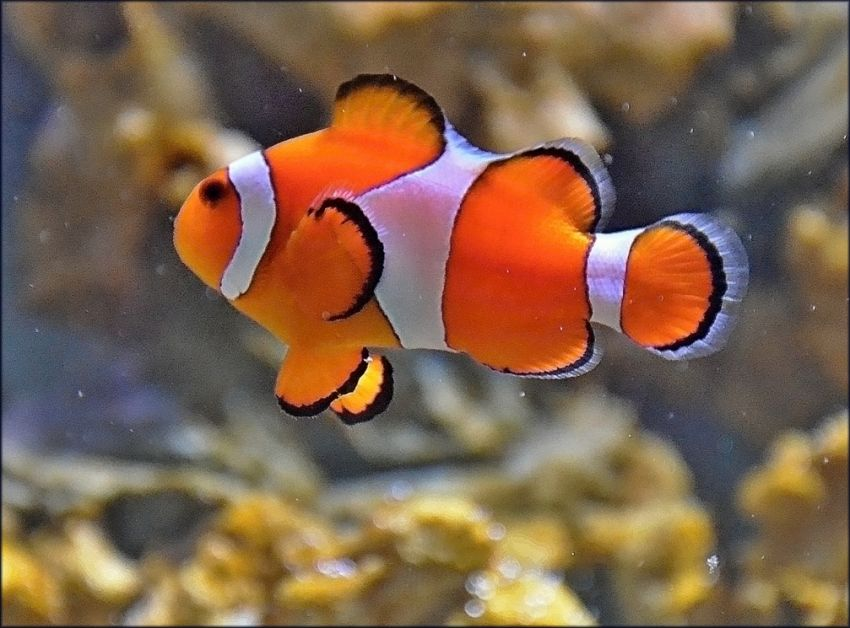
#> input picture cv2/Data/fish.jpg, 850 x 628 px
$ jupyter execute Lab_02_task.ipynb
#> lines starting #> are read from the running program, lines starting #| are printed output that depends on the picture
# MPA-MLF, Lab 2 - K-means

K-means is one of the most popular unsupervised machine learning algorithms, well known for its simplicity. This algorithm aims to separate unlabeled data into different clusters(subgroups) with the number of clusters represented by the variable *K*. Data points in the same cluster are very similar, while data points in different clusters are very different. The similarity of data is based on some similarity metric, where the similarity metric can be distance-based, correlation-based, etc.

In our case, we will use distance-based metrics. Any distance-based metrics for numeric variables can be employed, for example:
 - Euclidean distance
 - Manhattan distance
 - Cosine similarity

There is an example how K-means works:

1. Imagine you have a bunch of dots scattered on a piece of paper. These dots represent data points, and the goal of the k-means algorithm is to group similar dots into clusters

2. To start, you randomly select *k* dots from the scatter plot and assign each one to be the center of a cluster. These *k* dots are called centroids.

3. Then, you calculate the distance between each dot and each centroid and assign each dot to the closest centroid, effectively grouping the dots into k clusters.

4. Next, you recalculate the centroid of each cluster by finding the average position of all the dots in that cluster.

5. Repeat steps 3 and 4 until the centroids no longer change, meaning the clusters have stabilized.

6. Finally, the algorithm outputs the k clusters and the corresponding centroids.

In our case, we would use a Euclidian distance as a metric. Mathematically speaking, the goal would be to minimalize the following objective function:

where:
   - *k* represents number of clusters (groups)
   - *m* represents number of points
   - u_k represents centroids
   - x_i represents data point
   - w_ik represents weight where wik=1 for data point xi if it belongs to cluster k; otherwise, wik=0.

There are some typical applications of using k-means:
- Customer Segmentation: k-means can segment customers based on their demographic information or purchase behavior. This information can then be used for targeted marketing or to improve the customer experience.

- Image Compression: k-means can reduce the number of colors in an image while preserving its visual quality. This is done by replacing similar color pixels with a single color, thereby reducing the amount of data required to represent the image.

- Anomaly Detection: k-means can be used to identify outliers or anomalies in a dataset by clustering similar data points and identifying data points far from the centroids of their respective clusters.

- Document Clustering: k-means can cluster documents based on their content, for example, to group news articles by topic or categorize customer support tickets.

- Market Segmentation: k-means can be used to segment a market based on customer characteristics, such as age, income, or spending habits, in order to identify subgroups of customers with similar needs or preferences.

Recomended sources:
 - https://towardsdatascience.com/log-book-guide-to-distance-measuring-approaches-for-k-means-clustering-f137807e8e21
 - https://towardsdatascience.com/understanding-k-means-clustering-in-machine-learning-6a6e67336aa1
 - https://realpython.com/k-means-clustering-python/
 - https://medium.com/@rishit.dagli/build-k-means-from-scratch-in-python-e46bf68aa875
 - https://towardsdatascience.com/k-means-clustering-algorithm-applications-evaluation-methods-and-drawbacks-aa03e644b48a
 - https://scikit-learn.org/stable/modules/generated/sklearn.cluster.KMeans.html

# Exercise 1 - K-means from scratch

## Implementing K-means

In this exercise, the task would be to implement a simple k-means algorithm from scratch, as described above. Let's rewrite the steps to be more readily implementable

### Steps:
  1. Specify the number of clusters *K*
  2. initialize centroids
  3. calculate the distance from centroids to all points in datasets
  4. assign data points to the closest centroids
  5. calculate objective function
  6. compute new centroids to the clusters by taking the average of all data points that belong to each cluster
  7. repeat steps 2-6. until there is no change in objective function or until the maximum n of iterations is reached

Tips:
- Try to avoid using loops what if it is not necessary, instead of using loops, use numpy functions. There is a list of numpy functions that you might find usefull:
    - np.argmin()
    - np.where()
    - np.transpose()
    - np.random.permutation()
    - np.random.schuffle()
    - np.linalg.norm()
    - np.arange()
    - np.split()
    - np.random.choice()

- Since the initial clusters are selected randomly, so the algorithm can lead to different results each time its runned. To obtain the best results, it is helpful to run the algorithm multiple times and select result with the lowest objective function

[cell 1]
import matplotlib.pyplot as plt
import copy
import numpy as np

### 0. Generate dataset

To generate a dataset. You can use a function provided in the following block or you can create your own

[cell 2]
def split_points(points: np.array, n_of_point_groups: int) -> np.array:
#> called with points = array of shape (60, 2), n_of_point_groups = 3
    changed_points = copy.copy(points)
    index = np.arange(len(points))
    groups_index = np.split(index, n_of_point_groups)

    for id_group,group_index in enumerate(groups_index):
        changed_points[group_index] = points[group_index] + 5*id_group

    return changed_points


#generate points

n_of_points = 60
points = np.random.rand(n_of_points,2) * 5
points = split_points(points, 3)

plt.figure()
plt.scatter(points[:,0],points[:,1])
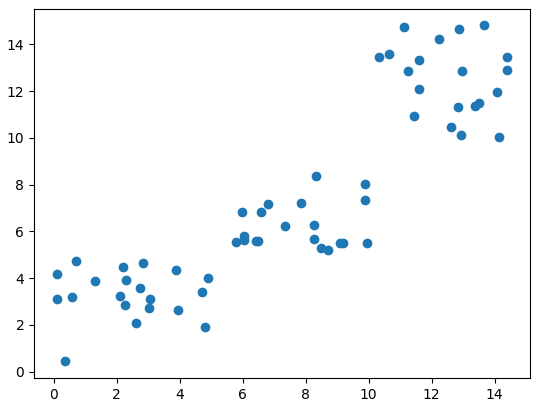
#> figure drawn by matplotlib, 1 panel

### 1. Specify number of clusters *K*

[cell 3]
k = 3

### 2. initialize centroids

There are more techniques, on how to change initial centroids. In out case, we will take all available points and shuffle them randomly, then we will choose first *k* points as initial centroids

[cell 4]
def initialize_clusters(points: np.array, k_clusters: int) -> np.array:
    index = np.arange(points.shape[0])
    np.random.shuffle(index)
    req_index = index[:k_clusters]
    m_points = points[req_index]
    return m_points

centroids = initialize_clusters(points,k)

### 3. Calculate distance from centroids to all points in datasets

3.1 Fistly, create a function to calculate distance from one centroid to all points in the dataset

[cell 5]
def calculate_metric(points: np.array, centroid: np.array) -> np.array:
    metric = np.square(np.linalg.norm(points-centroid, axis=1))
    return metric

calculate_metric(points, centroids[1])

3.2 Secondly, create a function to calculate distance between points and all centroids using function from 3.1

[cell 6]
def compute_distances(points: np.array, centroids_points: np.array) -> np.array:
    distance = np.asarray([calculate_metric(points, centroid) for centroid in centroids_points])
    return distance

#compute_distances(points, centroids)
#distance = compute_distances(points, centroids)

#print(distance.shape)

### 4. Assign datapoints to the closest centroids

[cell 7]
def assign_centroids(distances: np.array) -> np.array:
    assign = np.argmin(distances, axis=0)
    return assign

#assign_clusters = assign_centroids(distance)

### 5. Calculate objective function

[cell 8]
def calculate_objective(cluster_belongs: np.array, distances: np.array) -> np.array:
    sum_objective = np.sum(distances.T[np.arange(len(distances.T)), cluster_belongs])
    return sum_objective

#calculate_metric(assign_clusters, distances)

### 6. Compute new controids to the clusters by taking the average of the all data points that belong to each cluster

[cell 9]
def calculate_new_centroids(points: np.array, clusters_belongs: np.array, n_of_clusters: int) -> np.array:
    new_clusters = []
    for cluster_id in range(n_of_clusters):
        j = np.where(clusters_belongs == cluster_id)
        points_sel = points[j]
        new_clusters.append(np.mean(points_sel, axis=0))
    return np.array(new_clusters)

###   7. repeat steps 2-6. until there is no change in objective function or until the maximum n of iterations is reached

[cell 10]
def fit(points: np.array, n_of_centroids: int, n_of_oterations: int, error: float = 0.001) -> tuple:
#> called with points = array of shape (60, 2), n_of_centroids = 3, n_of_oterations = 1000, error = 0.001
    centroid_points = initialize_clusters(points, n_of_centroids)
    last_objective = 10000

    for _ in range(n_of_oterations):
        distance = compute_distances(points, centroid_points)
        cluster_belong = np.argmin(distance, axis=0)

        objective = calculate_objective(cluster_belong, distance)

        if abs(last_objective - objective) < error:
            break

        last_objective = objective
        centroid_points = calculate_new_centroids(points, cluster_belong, n_of_centroids)

    return centroid_points, last_objective

#print(x.shape)
x,y = fit(points, k, 1000)
plt.figure()
plt.scatter(points[:,0], points[:,1])
plt.scatter(x[:,0], x[:,1])

### All together

[cell 11]
import matplotlib.pyplot as plt
import copy
import numpy as np

k = 3
n_of_points = 60

points = np.random.rand(n_of_points,2) * 5


def split_points(points: np.array, n_of_point_groups: int) -> np.array:
#> called with points = array of shape (60, 2), n_of_point_groups = 3
    changed_points = copy.copy(points)
    index = np.arange(len(points))
    groups_index = np.split(index, n_of_point_groups)

    for id_group,group_index in enumerate(groups_index):
        changed_points[group_index] = points[group_index] + 5*id_group

    return changed_points

points = split_points(points, 3)

def initialize_clusters(points: np.array, k_clusters: int) -> np.array:
    index = np.arange(points.shape[0])
    np.random.shuffle(index)
    req_index = index[:k_clusters]
    m_points = points[req_index]
    return m_points

def calculate_metric(points: np.array, centroid: np.array) -> np.array:
    metric = np.square(np.linalg.norm(points-centroid, axis=1))
    return metric

def compute_distances(points: np.array, centroids_points: np.array) -> np.array:
    distance = np.asarray([calculate_metric(points, centroid) for centroid in centroids_points])
    return distance

def assign_centroids(distances: np.array) -> np.array:
    assign = np.argmin(distances, axis=0)
    return assign

def calculate_objective(cluster_belongs: np.array, distances: np.array) -> np.array:
    sum_objective = np.sum(distances.T[np.arange(len(distances.T)), cluster_belongs])
    return sum_objective

def calculate_new_centroids(points: np.array, clusters_belongs: np.array, n_of_clusters: int) -> np.array:
    new_clusters = []
    for cluster_id in range(n_of_clusters):
        j = np.where(clusters_belongs == cluster_id)
        points_sel = points[j]
        new_clusters.append(np.mean(points_sel, axis=0))
    return np.array(new_clusters)


def fit(points: np.array, n_of_centroids: int, n_of_oterations: int, error: float = 0.001) -> tuple:
#> called with points = array of shape (60, 2), n_of_centroids = 3, n_of_oterations = 1000, error = 0.001
    centroid_points = initialize_clusters(points, n_of_centroids)
    last_objective = 10000

    for i in range(n_of_oterations):
        distance = compute_distances(points, centroid_points)
        cluster_belong = np.argmin(distance, axis=0)

        objective = calculate_objective(cluster_belong, distance)

        if abs(last_objective - objective) < error:
            break

        last_objective = objective
        centroid_points = calculate_new_centroids(points, cluster_belong, n_of_centroids)

    return centroid_points, last_objective


x,y = fit(points, k, 1000)
print(x)
print(y)
plt.figure()
plt.scatter(points[:,0], points[:,1])
plt.scatter(x[:,0], x[:,1])
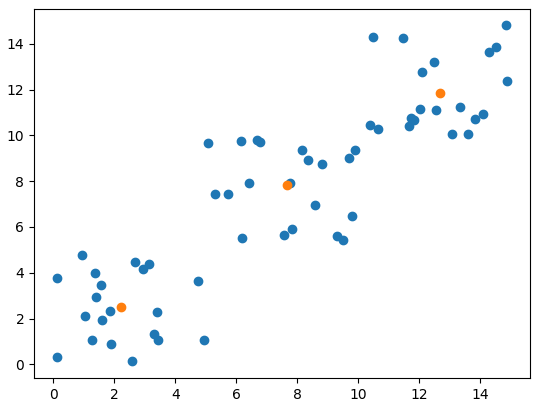
#> figure drawn by matplotlib, 1 panel

# Evaluation methods - How to determine *k*?

One of the disadvantages of using k-means is that it requires a number of centroids *k* as an input, and it is not usually that obvious, there are some methods that exist to choose the right number of centroids at the beginning. In this part of a lecture, we would describe two methods to choose the right *k* value, *Elbow method* and *Silhouette analysis*

## Elbow method

The Elbow Method is a technique used in determining the optimal number of clusters for k-means clustering. The basic idea is to plot the explained variation as a function of the number of clusters and pick the elbow of the curve as the number of clusters to use. In the picture below you can see that the best *k* value is 3

The main advantage of this method that its very simple and easy to implement, on the other hand sometimes it is not very clear where the elbow is

## Silhouette analysis

Silhouette analysis is a method to evaluate the quality of clustering results by measuring how similar each data point is to its own cluster compared to other clusters. A high silhouette score indicates that the data points in a cluster are well-separated from other clusters and that the clustering solution is good.

The silhouette score can be calculated using the following formula. This measure has a range of [-1, 1] and it is calculated for each sample in the dataset

where:
 - a_i represents the average distance of that point with all other points in the same clusters
 - b_i represents the average distance of that point with all the points in the closest cluster to its cluster

if
 - is 0 –> the sample is very close to the neighboring clusters.
 - is 1 –> the sample is far away from the neighboring clusters.
 - is -1 –> the sample is assigned to the wrong clusters.

## Exercise 2 - Implementing an Elbow Method

Implementing an elbow method is simple,
 1. Create a vector of possible *k* values
 2. Fit your data using different *k* values and save the objective function value
 3. Plot objective function values in terms of *k* values
 4. Find an elbow

[cell 12]
k_all = range(2, 10)
all_objective = []

for i in k_all:
    a, b = fit(points, i, 1000)
    all_objective.append(b)

plt.figure()
plt.plot(k_all, all_objective)
plt.xlabel('K clusters')
plt.ylabel('Sum of squared distance')


#WRITE YOUR CODE HERE
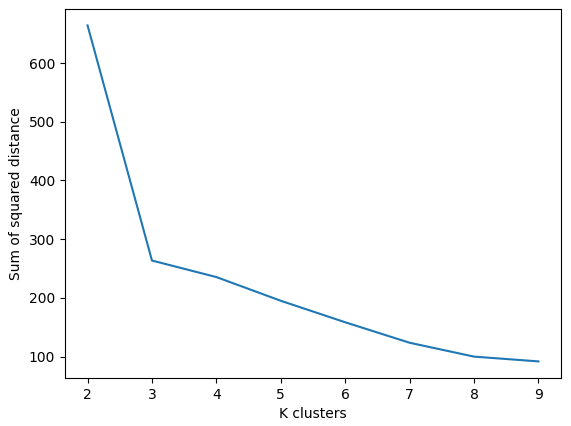
#> figure drawn by matplotlib, 1 panel

[cell 13]
plt.figure()
plt.plot(k_all, all_objective)
plt.xlabel('K clusters')
plt.ylabel('Sum of squared distance')

# Exercise 3 - Image Compression

In this exercise, the task would be to implement simple image compression using the k-means algorithm. You can use an image in the directory *Data\\*. This time, we will use a library that implements k-means for us - *sklearn* https://scikit-learn.org/stable/modules/generated/sklearn.cluster.KMeans.html. To load the image you can use *openCv* or *matplotlib* (or anything else)

### Steps

   1. Firstly reshape your image to 2D array with shape (image.width*image.height, n_of_colour_channels)
   2. Initialize the K_means algorithm, where K would be equal to the number of colors in the compressed image
   3. check cluster centroids and convert them to integers - these are your new colors (kmeans.cluster_centers_ could be useful)
   4. replace your 2D arrays colors with newly generated colors
   5. reshape your 2D array to the original image shape

Tips:
- it takes a couple of seconds to compress the attached image, you can work on your algorithm using different (smaller) image
- the implementation can be done in single function

[cell 14]
from matplotlib.image import imread
from sklearn.cluster import KMeans
import numpy as np

### 1. load image

[cell 15]
loaded_image = imread('Data/fish.jpg')
#> loaded_image is the input picture: shape (628, 850, 3); mean R, G, B 126.3, 98.5, 76.5

plt.imshow(loaded_image)

plt.show()

[cell 16]
def compress_image(image: np.array, number_of_colours: int) -> np.array:
#> called with number_of_colours = 20
    width, height, channels = image.shape
#> width = 628; height = 850; channels = 3
    image = np.reshape(image, (width*height, channels))

    kmeans = KMeans(n_clusters = number_of_colours, n_init="auto").fit(image)
    centroids = kmeans.cluster_centers_
#> centroids = 20 rows, first 8: [59.21, 55.79, 58.31], [117.5, 114.8, 113.3], [244.7, 98.17, 22.76], [110.8, 85.41, 50.12], [159.8, 136, 96.71], [176.9, 60.01, 14.48], [216.4, 208.4, 231.5], [140.9, 135.1, 137.4]

    centr = centroids.astype(int)
#> centr = 20 rows, first 8: [59, 55, 58], [117, 114, 113], [244, 98, 22], [110, 85, 50], [159, 135, 96], [176, 60, 14], [216, 208, 231], [140, 135, 137]
    belong_to_cluster = kmeans.labels_

    image = centr[belong_to_cluster]
    image = np.reshape(image, (width, height, channels))
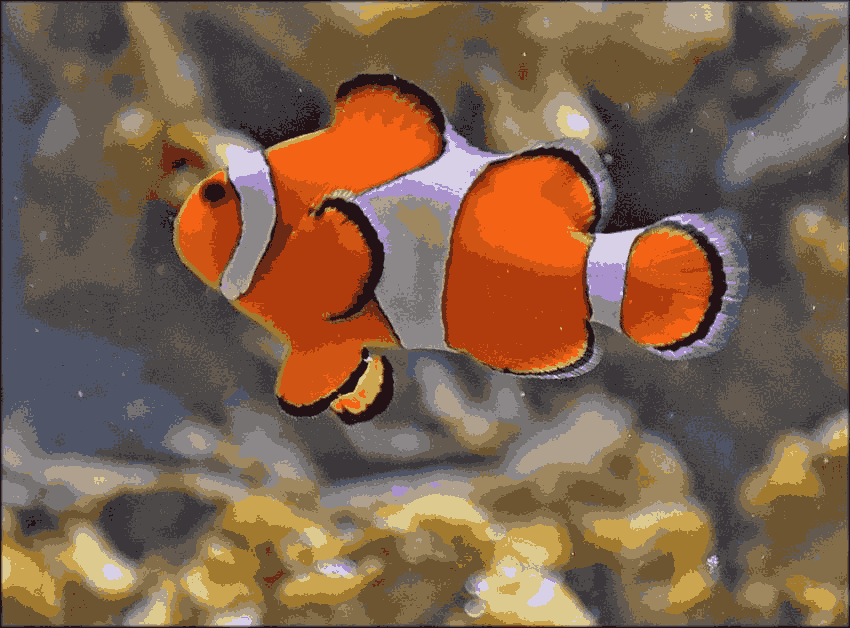
#> image: shape (628, 850, 3) int64; mean of channels 0, 1, 2 125.7, 97.9, 76.1; drawn as R, G, B

    return image

[cell 17]
img = compress_image(loaded_image, 20)

plt.figure()
plt.imshow(img)
plt.show()
